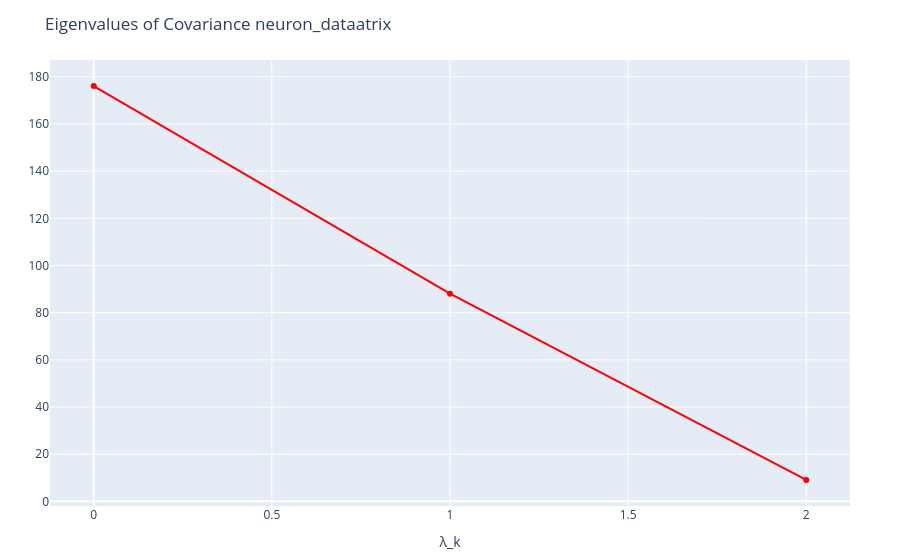

Notebook source saved alongside this figure:
### Code cell
# Compute eigenvalues and eigenvectors of the covariance matrix
eigenvalues, eigenvectors = eigen(cov_1)

# Julia's eigen() returns eigenvalues in ascending order, let's reverse them for descending order
eigenvalues = reverse(eigenvalues)
eigenvectors = eigenvectors[:, reverse(1:end)]


# Plot eigenvalues using PlotlyJS
plt = PlotlyJS.plot(
    [PlotlyJS.scatter(y=eigenvalues, mode="lines+markers", marker_color="red"), ],
    Layout(
        title="Eigenvalues of Covariance neuron_dataatrix",
        xaxis_title="λ_k"
        
    )
)

display(plt)

### Figure 1 — Plotly figure (JSON) as saved in the notebook; plotly's stock layout.template omitted (floating-point values rounded to 4 significant figures)
{"data": [{"marker": {"color": "red"}, "mode": "lines+markers", "type": "scatter", "y": [176.1, 88.07, 9.082]}], "layout": {"margin": {"b": 50, "l": 50, "r": 50, "t": 60}, "title": "Eigenvalues of Covariance neuron_dataatrix", "xaxis": {"title": {"text": "λ_k"}}}}
